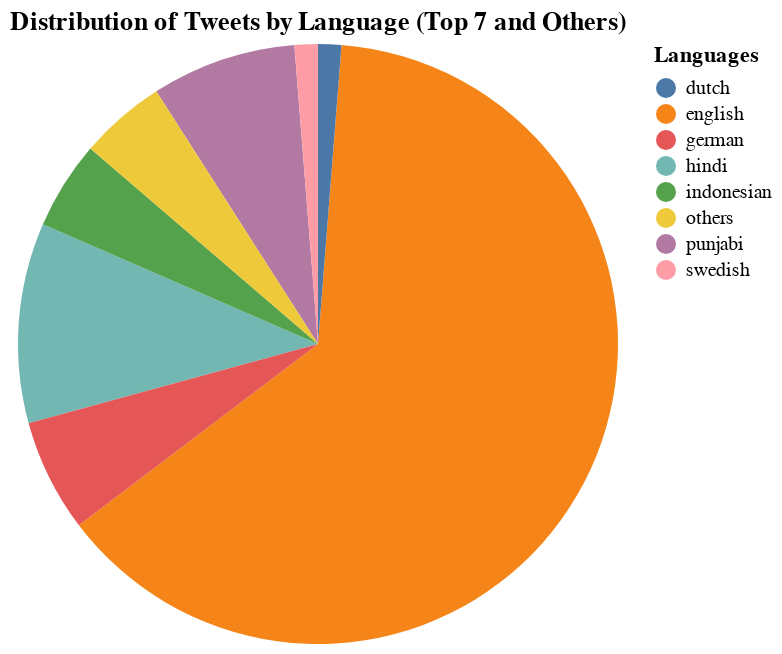

The notebook cell saved with this chart:
### Code cell
df['language'] = df['language'].map(lang_map).fillna(df['language'])
# Get the count of tweets per language
language_counts = df['language'].value_counts().reset_index()
language_counts.columns = ['language', 'count']

# Get the top 7 languages
top_7_languages = language_counts.nlargest(7, 'count')
others_count = language_counts['count'].sum() - top_7_languages['count'].sum()
others_df = pd.DataFrame([{'language': 'others', 'count': others_count}])
top_7_languages = pd.concat([top_7_languages, others_df], ignore_index=True)


pie_chart = alt.Chart(top_7_languages).mark_arc().encode(
    theta=alt.Theta(field="count", type="quantitative"),
    color=alt.Color(field="language", type="nominal", legend=alt.Legend(title="Languages")),
    tooltip=[alt.Tooltip('language', title='Language'), alt.Tooltip('count', title='Number of Tweets')]
).properties(
    title='Distribution of Tweets by Language (Top 7 and Others)'
)

pie_chart

### Figure 1 — Vega specification as saved in the notebook (floating-point values rounded to 4 significant figures)
{"$schema": "https://vega.github.io/schema/vega/v5.json", "data": [{"name": "source_0", "values": [{"count": 74469, "count_end": 75940.0, "count_start": 1467.0, "language": "english"}, {"count": 12656, "count_end": 95720.0, "count_start": 83060.0, "language": "hindi"}, {"count": 9162, "count_end": 115900.0, "count_start": 106800.0, "language": "punjabi"}, {"count": 7129, "count_end": 83060.0, "count_start": 75940.0, "language": "german"}, {"count": 5587, "count_end": 101300.0, "count_start": 95720.0, "language": "indonesian"}, {"count": 1476, "count_end": 117400.0, "count_start": 115900.0, "language": "swedish"}, {"count": 1467, "count_end": 1467.0, "count_start": 0.0, "language": "dutch"}, {"count": 5459, "count_end": 106800.0, "count_start": 101300.0, "language": "others"}]}, {"name": "source_0_color_domain_language", "values": [{"language": "english"}, {"language": "hindi"}, {"language": "punjabi"}, {"language": "german"}, {"language": "indonesian"}, {"language": "swedish"}, {"language": "dutch"}, {"language": "others"}]}], "marks": [{"type": "arc", "name": "marks", "from": {"data": "source_0"}, "encode": {"update": {"x": {"signal": "width", "mult": 0.5}, "endAngle": {"field": "count_start", "scale": "theta"}, "tooltip": {"signal": "{\"Language\": isValid(datum[\"language\"]) ? datum[\"language\"] : \"\"+datum[\"language\"], \"Number of Tweets\": format(datum[\"count\"], \"\")}"}, "y": {"signal": "height", "mult": 0.5}, "outerRadius": {"signal": "min(width,height)/2"}, "startAngle": {"field": "count_end", "scale": "theta"}, "innerRadius": {"value": 0}, "fill": {"field": "language", "scale": "color"}}}, "style": ["arc"]}], "scales": [{"name": "theta", "type": "linear", "domain": {"data": "source_0", "fields": ["count_start", "count_end"]}, "range": [0, 6.283], "zero": true}, {"name": "color", "type": "ordinal", "domain": {"data": "source_0_color_domain_language", "field": "language", "sort": true}, "range": "category"}], "title": {"text": "Distribution of Tweets by Language (Top 7 and Others)", "frame": "group"}, "background": "white", "padding": 5, "height": 300, "style": "view", "width": 300, "legends": [{"title": "Languages", "fill": "color", "symbolType": "circle"}]}
